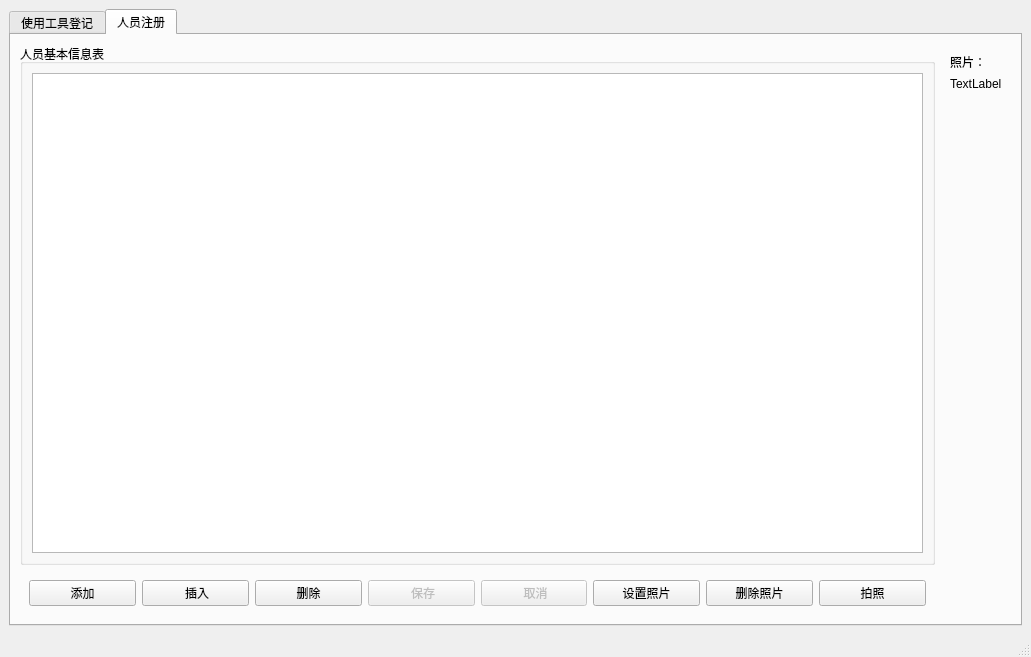
<?xml version="1.0" encoding="UTF-8"?>
<ui version="4.0">
 <class>Personnel</class>
 <widget class="QMainWindow" name="Personnel">
  <property name="geometry">
   <rect>
    <x>0</x>
    <y>0</y>
    <width>1031</width>
    <height>657</height>
   </rect>
  </property>
  <property name="sizePolicy">
   <sizepolicy hsizetype="Preferred" vsizetype="Preferred">
    <horstretch>0</horstretch>
    <verstretch>0</verstretch>
   </sizepolicy>
  </property>
  <property name="minimumSize">
   <size>
    <width>0</width>
    <height>0</height>
   </size>
  </property>
  <property name="maximumSize">
   <size>
    <width>16777215</width>
    <height>16777215</height>
   </size>
  </property>
  <property name="windowTitle">
   <string>MainWindow</string>
  </property>
  <widget class="QWidget" name="centralwidget">
   <layout class="QHBoxLayout" name="horizontalLayout_4">
    <item>
     <widget class="QTabWidget" name="tabWidget">
      <property name="layoutDirection">
       <enum>Qt::LeftToRight</enum>
      </property>
      <property name="styleSheet">
       <string notr="true"/>
      </property>
      <property name="currentIndex">
       <number>1</number>
      </property>
      <widget class="QWidget" name="tab">
       <attribute name="title">
        <string>使用工具登记</string>
       </attribute>
       <layout class="QVBoxLayout" name="verticalLayout_4">
        <item>
         <widget class="QWidget" name="widget_4" native="true">
          <layout class="QVBoxLayout" name="verticalLayout_3">
           <item>
            <widget class="QLabel" name="label">
             <property name="text">
              <string>姓名：</string>
             </property>
            </widget>
           </item>
           <item>
            <widget class="QComboBox" name="comboBox"/>
           </item>
          </layout>
         </widget>
        </item>
        <item>
         <widget class="QWidget" name="widget_2" native="true">
          <layout class="QHBoxLayout" name="horizontalLayout_2">
           <item>
            <widget class="QTableView" name="tableView2"/>
           </item>
          </layout>
         </widget>
        </item>
        <item>
         <widget class="QWidget" name="widget_3" native="true">
          <layout class="QHBoxLayout" name="horizontalLayout_3">
           <item>
            <widget class="QPushButton" name="btnAdd">
             <property name="text">
              <string> 添加</string>
             </property>
            </widget>
           </item>
           <item>
            <widget class="QPushButton" name="btnDelete">
             <property name="text">
              <string> 删除</string>
             </property>
            </widget>
           </item>
           <item>
            <widget class="QPushButton" name="btnSave">
             <property name="enabled">
              <bool>false</bool>
             </property>
             <property name="text">
              <string>   保存</string>
             </property>
            </widget>
           </item>
           <item>
            <widget class="QPushButton" name="btnCancel">
             <property name="enabled">
              <bool>false</bool>
             </property>
             <property name="text">
              <string> 取消</string>
             </property>
            </widget>
           </item>
          </layout>
         </widget>
        </item>
       </layout>
      </widget>
      <widget class="QWidget" name="tab_2">
       <attribute name="title">
        <string>人员注册</string>
       </attribute>
       <layout class="QGridLayout" name="gridLayout">
        <item row="0" column="0">
         <widget class="QGroupBox" name="groupBox">
          <property name="title">
           <string>人员基本信息表</string>
          </property>
          <layout class="QVBoxLayout" name="verticalLayout">
           <item>
            <widget class="QTableView" name="tableView"/>
           </item>
          </layout>
         </widget>
        </item>
        <item row="0" column="1">
         <widget class="QWidget" name="widget_11" native="true">
          <layout class="QFormLayout" name="formLayout">
           <item row="0" column="0">
            <widget class="QLabel" name="label_2">
             <property name="text">
              <string>照片：</string>
             </property>
            </widget>
           </item>
           <item row="1" column="0">
            <widget class="QLabel" name="photo">
             <property name="text">
              <string>TextLabel</string>
             </property>
            </widget>
           </item>
          </layout>
         </widget>
        </item>
        <item row="1" column="0">
         <widget class="QWidget" name="widget" native="true">
          <layout class="QHBoxLayout" name="horizontalLayout">
           <item>
            <widget class="QPushButton" name="pushButton">
             <property name="text">
              <string>添加</string>
             </property>
            </widget>
           </item>
           <item>
            <widget class="QPushButton" name="pushButton_2">
             <property name="text">
              <string> 插入</string>
             </property>
            </widget>
           </item>
           <item>
            <widget class="QPushButton" name="pushButton_3">
             <property name="text">
              <string>删除</string>
             </property>
            </widget>
           </item>
           <item>
            <widget class="QPushButton" name="pushButton_4">
             <property name="enabled">
              <bool>false</bool>
             </property>
             <property name="text">
              <string> 保存</string>
             </property>
            </widget>
           </item>
           <item>
            <widget class="QPushButton" name="pushButton_5">
             <property name="enabled">
              <bool>false</bool>
             </property>
             <property name="text">
              <string> 取消</string>
             </property>
            </widget>
           </item>
           <item>
            <widget class="QPushButton" name="pushButton_6">
             <property name="text">
              <string>设置照片</string>
             </property>
            </widget>
           </item>
           <item>
            <widget class="QPushButton" name="pushButton_7">
             <property name="text">
              <string>删除照片</string>
             </property>
            </widget>
           </item>
           <item>
            <widget class="QPushButton" name="pushButton_8">
             <property name="text">
              <string>拍照</string>
             </property>
             <property name="icon">
              <iconset resource="../icon.qrc">
               <normaloff>:/icons/video_chat.ico</normaloff>:/icons/video_chat.ico</iconset>
             </property>
            </widget>
           </item>
          </layout>
         </widget>
        </item>
       </layout>
      </widget>
     </widget>
    </item>
   </layout>
  </widget>
  <widget class="QMenuBar" name="menubar">
   <property name="geometry">
    <rect>
     <x>0</x>
     <y>0</y>
     <width>1031</width>
     <height>26</height>
    </rect>
   </property>
  </widget>
  <widget class="QStatusBar" name="statusbar"/>
 </widget>
 <resources>
  <include location="../icon.qrc"/>
 </resources>
 <connections/>
</ui>
